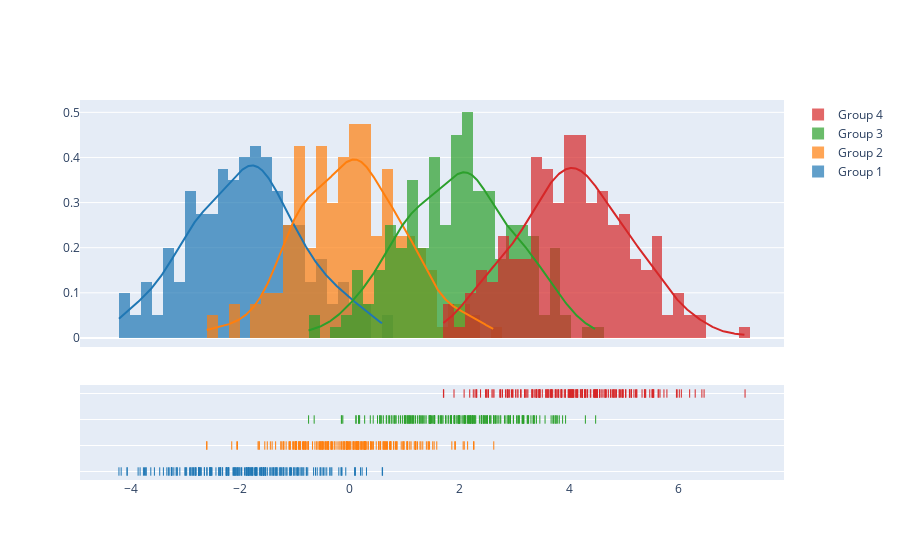

The code cell stored with this chart in its notebook:
### Code cell
import plotly.figure_factory as ff

# Add histogram data
x1 = np.random.randn(200) - 2
x2 = np.random.randn(200)
x3 = np.random.randn(200) + 2
x4 = np.random.randn(200) + 4

# Group data together
hist_data = [x1, x2, x3, x4]

group_labels = ['Group 1', 'Group 2', 'Group 3', 'Group 4']

# Create distplot with custom bin_size
fig = ff.create_distplot(hist_data, group_labels, bin_size=.2)
fig.show()

### Figure 1 — Plotly figure (JSON) as saved in the notebook; plotly's stock layout.template omitted (floating-point values rounded to 4 significant figures; data arrays with more than 128 entries replaced by an {"elided": "..."} marker saying what was removed)
{"data": [{"autobinx": false, "histnorm": "probability density", "legendgroup": "Group 1", "marker": {"color": "rgb(31, 119, 180)"}, "name": "Group 1", "opacity": 0.7, "type": "histogram", "x": {"elided": "200 float values"}, "xaxis": "x", "xbins": {"end": 0.5947, "size": 0.2, "start": -4.219}, "yaxis": "y"}, {"autobinx": false, "histnorm": "probability density", "legendgroup": "Group 2", "marker": {"color": "rgb(255, 127, 14)"}, "name": "Group 2", "opacity": 0.7, "type": "histogram", "x": {"elided": "200 float values"}, "xaxis": "x", "xbins": {"end": 2.626, "size": 0.2, "start": -2.617}, "yaxis": "y"}, {"autobinx": false, "histnorm": "probability density", "legendgroup": "Group 3", "marker": {"color": "rgb(44, 160, 44)"}, "name": "Group 3", "opacity": 0.7, "type": "histogram", "x": {"elided": "200 float values"}, "xaxis": "x", "xbins": {"end": 4.486, "size": 0.2, "start": -0.7561}, "yaxis": "y"}, {"autobinx": false, "histnorm": "probability density", "legendgroup": "Group 4", "marker": {"color": "rgb(214, 39, 40)"}, "name": "Group 4", "opacity": 0.7, "type": "histogram", "x": {"elided": "200 float values"}, "xaxis": "x", "xbins": {"end": 7.215, "size": 0.2, "start": 1.707}, "yaxis": "y"}, {"legendgroup": "Group 1", "marker": {"color": "rgb(31, 119, 180)"}, "mode": "lines", "name": "Group 1", "showlegend": false, "type": "scatter", "x": {"elided": "500 float values"}, "xaxis": "x", "y": {"elided": "500 float values"}, "yaxis": "y"}, {"legendgroup": "Group 2", "marker": {"color": "rgb(255, 127, 14)"}, "mode": "lines", "name": "Group 2", "showlegend": false, "type": "scatter", "x": {"elided": "500 float values"}, "xaxis": "x", "y": {"elided": "500 float values"}, "yaxis": "y"}, {"legendgroup": "Group 3", "marker": {"color": "rgb(44, 160, 44)"}, "mode": "lines", "name": "Group 3", "showlegend": false, "type": "scatter", "x": {"elided": "500 float values"}, "xaxis": "x", "y": {"elided": "500 float values"}, "yaxis": "y"}, {"legendgroup": "Group 4", "marker": {"color": "rgb(214, 39, 40)"}, "mode": "lines", "name": "Group 4", "showlegend": false, "type": "scatter", "x": {"elided": "500 float values"}, "xaxis": "x", "y": {"elided": "500 float values"}, "yaxis": "y"}, {"legendgroup": "Group 1", "marker": {"color": "rgb(31, 119, 180)", "symbol": "line-ns-open"}, "mode": "markers", "name": "Group 1", "showlegend": false, "type": "scatter", "x": {"elided": "200 float values"}, "xaxis": "x", "y": {"elided": "200 str values"}, "yaxis": "y2"}, {"legendgroup": "Group 2", "marker": {"color": "rgb(255, 127, 14)", "symbol": "line-ns-open"}, "mode": "markers", "name": "Group 2", "showlegend": false, "type": "scatter", "x": {"elided": "200 float values"}, "xaxis": "x", "y": {"elided": "200 str values"}, "yaxis": "y2"}, {"legendgroup": "Group 3", "marker": {"color": "rgb(44, 160, 44)", "symbol": "line-ns-open"}, "mode": "markers", "name": "Group 3", "showlegend": false, "type": "scatter", "x": {"elided": "200 float values"}, "xaxis": "x", "y": {"elided": "200 str values"}, "yaxis": "y2"}, {"legendgroup": "Group 4", "marker": {"color": "rgb(214, 39, 40)", "symbol": "line-ns-open"}, "mode": "markers", "name": "Group 4", "showlegend": false, "type": "scatter", "x": {"elided": "200 float values"}, "xaxis": "x", "y": {"elided": "200 str values"}, "yaxis": "y2"}], "layout": {"barmode": "overlay", "hovermode": "closest", "legend": {"traceorder": "reversed"}, "xaxis": {"anchor": "y2", "domain": [0.0, 1.0], "zeroline": false}, "yaxis": {"anchor": "free", "domain": [0.35, 1], "position": 0.0}, "yaxis2": {"anchor": "x", "domain": [0, 0.25], "dtick": 1, "showticklabels": false}}}
